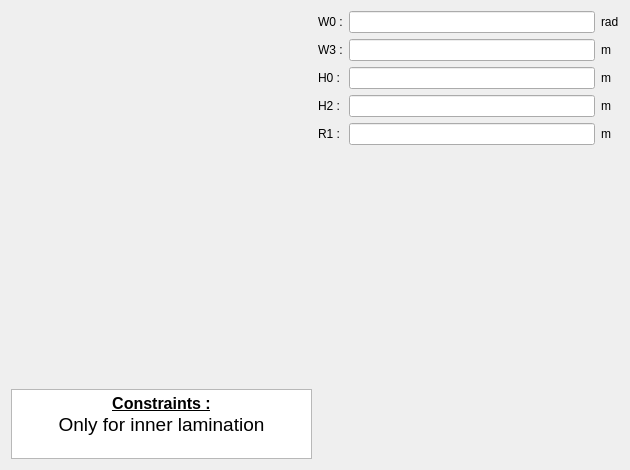
<?xml version="1.0" encoding="UTF-8"?>
<ui version="4.0">
 <class>PWSlot16</class>
 <widget class="QWidget" name="PWSlot16">
  <property name="geometry">
   <rect>
    <x>0</x>
    <y>0</y>
    <width>630</width>
    <height>470</height>
   </rect>
  </property>
  <property name="minimumSize">
   <size>
    <width>630</width>
    <height>470</height>
   </size>
  </property>
  <property name="maximumSize">
   <size>
    <width>16777215</width>
    <height>16777215</height>
   </size>
  </property>
  <property name="windowTitle">
   <string>Form</string>
  </property>
  <layout class="QHBoxLayout" name="horizontalLayout">
   <item>
    <layout class="QVBoxLayout" name="verticalLayout_2">
     <item>
      <widget class="QLabel" name="img_slot">
       <property name="sizePolicy">
        <sizepolicy hsizetype="Expanding" vsizetype="Expanding">
         <horstretch>0</horstretch>
         <verstretch>0</verstretch>
        </sizepolicy>
       </property>
       <property name="maximumSize">
        <size>
         <width>16777215</width>
         <height>16777215</height>
        </size>
       </property>
       <property name="text">
        <string/>
       </property>
       <property name="pixmap">
        <pixmap resource="../../../../Resources/pyleecan.qrc">:/images/images/MachineSetup/WSlot/Slot 16.PNG</pixmap>
       </property>
       <property name="scaledContents">
        <bool>true</bool>
       </property>
      </widget>
     </item>
     <item>
      <widget class="QTextEdit" name="txt_constraint">
       <property name="sizePolicy">
        <sizepolicy hsizetype="Expanding" vsizetype="Fixed">
         <horstretch>0</horstretch>
         <verstretch>0</verstretch>
        </sizepolicy>
       </property>
       <property name="maximumSize">
        <size>
         <width>16777215</width>
         <height>70</height>
        </size>
       </property>
       <property name="verticalScrollBarPolicy">
        <enum>Qt::ScrollBarAlwaysOff</enum>
       </property>
       <property name="html">
        <string>&lt;!DOCTYPE HTML PUBLIC &quot;-//W3C//DTD HTML 4.0//EN&quot; &quot;http://www.w3.org/TR/REC-html40/strict.dtd&quot;&gt;
&lt;html&gt;&lt;head&gt;&lt;meta name=&quot;qrichtext&quot; content=&quot;1&quot; /&gt;&lt;style type=&quot;text/css&quot;&gt;
p, li { white-space: pre-wrap; }
&lt;/style&gt;&lt;/head&gt;&lt;body style=&quot; font-family:'MS Shell Dlg 2'; font-size:7.8pt; font-weight:400; font-style:normal;&quot;&gt;
&lt;p align=&quot;center&quot; style=&quot; margin-top:0px; margin-bottom:0px; margin-left:0px; margin-right:0px; -qt-block-indent:0; text-indent:0px;&quot;&gt;&lt;span style=&quot; font-size:12pt; font-weight:600; text-decoration: underline;&quot;&gt;Constraints :&lt;/span&gt;&lt;/p&gt;
&lt;p align=&quot;center&quot; style=&quot; margin-top:0px; margin-bottom:0px; margin-left:0px; margin-right:0px; -qt-block-indent:0; text-indent:0px;&quot;&gt;&lt;span style=&quot; font-size:14pt;&quot;&gt;Only for inner lamination&lt;/span&gt;&lt;/p&gt;&lt;/body&gt;&lt;/html&gt;</string>
       </property>
       <property name="textInteractionFlags">
        <set>Qt::TextSelectableByKeyboard|Qt::TextSelectableByMouse</set>
       </property>
      </widget>
     </item>
    </layout>
   </item>
   <item>
    <layout class="QVBoxLayout" name="verticalLayout">
     <item>
      <layout class="QGridLayout" name="gridLayout">
       <item row="0" column="0">
        <widget class="QLabel" name="in_W0">
         <property name="text">
          <string>W0 :</string>
         </property>
        </widget>
       </item>
       <item row="0" column="1">
        <widget class="FloatEdit" name="lf_W0"/>
       </item>
       <item row="0" column="2">
        <widget class="QLabel" name="unit_W0">
         <property name="text">
          <string>rad</string>
         </property>
        </widget>
       </item>
       <item row="1" column="0">
        <widget class="QLabel" name="in_W3">
         <property name="text">
          <string>W3 :</string>
         </property>
        </widget>
       </item>
       <item row="1" column="1">
        <widget class="FloatEdit" name="lf_W3"/>
       </item>
       <item row="1" column="2">
        <widget class="QLabel" name="unit_W3">
         <property name="text">
          <string>m</string>
         </property>
        </widget>
       </item>
       <item row="2" column="0">
        <widget class="QLabel" name="in_H0">
         <property name="text">
          <string>H0 :</string>
         </property>
        </widget>
       </item>
       <item row="2" column="1">
        <widget class="FloatEdit" name="lf_H0"/>
       </item>
       <item row="2" column="2">
        <widget class="QLabel" name="unit_H0">
         <property name="text">
          <string>m</string>
         </property>
        </widget>
       </item>
       <item row="3" column="0">
        <widget class="QLabel" name="in_H2">
         <property name="text">
          <string>H2 :</string>
         </property>
        </widget>
       </item>
       <item row="3" column="1">
        <widget class="FloatEdit" name="lf_H2"/>
       </item>
       <item row="3" column="2">
        <widget class="QLabel" name="unit_H2">
         <property name="text">
          <string>m</string>
         </property>
        </widget>
       </item>
       <item row="4" column="0">
        <widget class="QLabel" name="in_R1">
         <property name="text">
          <string>R1 :</string>
         </property>
        </widget>
       </item>
       <item row="4" column="1">
        <widget class="FloatEdit" name="lf_R1"/>
       </item>
       <item row="4" column="2">
        <widget class="QLabel" name="unit_R1">
         <property name="text">
          <string>m</string>
         </property>
        </widget>
       </item>
      </layout>
     </item>
     <item>
      <widget class="WWSlotOut" name="w_out" native="true"/>
     </item>
    </layout>
   </item>
  </layout>
 </widget>
 <customwidgets>
  <customwidget>
   <class>FloatEdit</class>
   <extends>QLineEdit</extends>
   <header>pyleecan.GUI/Tools/FloatEdit.h</header>
  </customwidget>
  <customwidget>
   <class>WWSlotOut</class>
   <extends>QWidget</extends>
   <header>pyleecan.GUI.Dialog.DMachineSetup.SWSlot.WWSlotOut.WWSlotOut.h</header>
   <container>1</container>
  </customwidget>
 </customwidgets>
 <tabstops>
  <tabstop>lf_W0</tabstop>
  <tabstop>lf_W3</tabstop>
  <tabstop>lf_H0</tabstop>
  <tabstop>lf_H2</tabstop>
 </tabstops>
 <resources>
  <include location="../../../../Resources/pyleecan.qrc"/>
 </resources>
 <connections/>
</ui>
